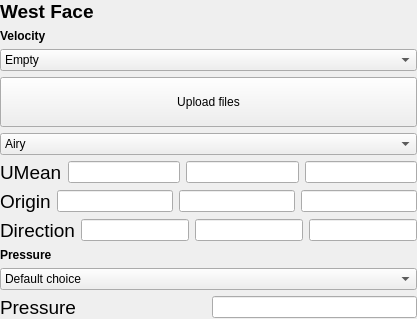
         <widget class="QWidget" name="D_West">
          <layout class="QVBoxLayout" name="verticalLayout_36">
           <property name="leftMargin">
            <number>0</number>
           </property>
           <property name="topMargin">
            <number>0</number>
           </property>
           <property name="rightMargin">
            <number>0</number>
           </property>
           <property name="bottomMargin">
            <number>0</number>
           </property>
           <item>
            <widget class="QLabel" name="GeoA_InterfaceLabel_13">
             <property name="font">
              <font>
               <pointsize>14</pointsize>
              </font>
             </property>
             <property name="text">
              <string>&lt;html&gt;&lt;head/&gt;&lt;body&gt;&lt;p&gt;&lt;span style=&quot; font-weight:600;&quot;&gt;West Face&lt;/span&gt;&lt;/p&gt;&lt;/body&gt;&lt;/html&gt;</string>
             </property>
            </widget>
           </item>
           <item>
            <widget class="QLabel" name="label_32">
             <property name="font">
              <font>
               <weight>75</weight>
               <bold>true</bold>
              </font>
             </property>
             <property name="text">
              <string>Velocity</string>
             </property>
            </widget>
           </item>
           <item>
            <widget class="QComboBox" name="comboBox_5">
             <item>
              <property name="text">
               <string>Empty</string>
              </property>
             </item>
             <item>
              <property name="text">
               <string>Inlet: Constant velocity</string>
              </property>
             </item>
             <item>
              <property name="text">
               <string>Inlet: Wave input</string>
              </property>
             </item>
             <item>
              <property name="text">
               <string>Inlet: Time-varying uniform velocity</string>
              </property>
             </item>
             <item>
              <property name="text">
               <string>Inlet: Time-varying non-uniform velocity</string>
              </property>
             </item>
             <item>
              <property name="text">
               <string>Outlet: Phase-mean velocity</string>
              </property>
             </item>
             <item>
              <property name="text">
               <string>Outlet: flowRateOutletVelocity</string>
              </property>
             </item>
             <item>
              <property name="text">
               <string>Outlet: inletOutlet</string>
              </property>
             </item>
             <item>
              <property name="text">
               <string>Wall: noSlip</string>
              </property>
             </item>
            </widget>
           </item>
           <item>
            <widget class="QPushButton" name="pushButton_4">
             <property name="text">
              <string>
Upload files
</string>
             </property>
            </widget>
           </item>
           <item>
            <widget class="QComboBox" name="comboBox_6">
             <item>
              <property name="text">
               <string>Airy</string>
              </property>
             </item>
             <item>
              <property name="text">
               <string>Stokes2</string>
              </property>
             </item>
             <item>
              <property name="text">
               <string>Stokes5</string>
              </property>
             </item>
             <item>
              <property name="text">
               <string>Solitary</string>
              </property>
             </item>
             <item>
              <property name="text">
               <string>Custom</string>
              </property>
             </item>
            </widget>
           </item>
           <item>
            <layout class="QHBoxLayout" name="horizontalLayout_2">
             <item>
              <widget class="QLabel" name="label_26">
               <property name="font">
                <font>
                 <pointsize>14</pointsize>
                </font>
               </property>
               <property name="text">
                <string>UMean</string>
               </property>
              </widget>
             </item>
             <item>
              <widget class="QLineEdit" name="lineEdit_59"/>
             </item>
             <item>
              <widget class="QLineEdit" name="lineEdit_60"/>
             </item>
             <item>
              <widget class="QLineEdit" name="lineEdit_61"/>
             </item>
            </layout>
           </item>
           <item>
            <layout class="QHBoxLayout" name="horizontalLayout_60">
             <item>
              <widget class="QLabel" name="label_29">
               <property name="font">
                <font>
                 <pointsize>14</pointsize>
                </font>
               </property>
               <property name="text">
                <string>Origin</string>
               </property>
              </widget>
             </item>
             <item>
              <widget class="QLineEdit" name="lineEdit_62"/>
             </item>
             <item>
              <widget class="QLineEdit" name="lineEdit_63"/>
             </item>
             <item>
              <widget class="QLineEdit" name="lineEdit_64"/>
             </item>
            </layout>
           </item>
           <item>
            <layout class="QHBoxLayout" name="horizontalLayout_63">
             <item>
              <widget class="QLabel" name="label_31">
               <property name="font">
                <font>
                 <pointsize>14</pointsize>
                </font>
               </property>
               <property name="text">
                <string>Direction</string>
               </property>
              </widget>
             </item>
             <item>
              <widget class="QLineEdit" name="lineEdit_65"/>
             </item>
             <item>
              <widget class="QLineEdit" name="lineEdit_66"/>
             </item>
             <item>
              <widget class="QLineEdit" name="lineEdit_67"/>
             </item>
            </layout>
           </item>
           <item>
            <widget class="QLabel" name="label_35">
             <property name="font">
              <font>
               <weight>75</weight>
               <bold>true</bold>
              </font>
             </property>
             <property name="text">
              <string>Pressure</string>
             </property>
            </widget>
           </item>
           <item>
            <widget class="QComboBox" name="comboBox_7">
             <item>
              <property name="text">
               <string>Default choice</string>
              </property>
             </item>
             <item>
              <property name="text">
               <string>Inlet / Outlet / Wall: Zero gradient</string>
              </property>
             </item>
             <item>
              <property name="text">
               <string>Inlet: Calculated pressure</string>
              </property>
             </item>
             <item>
              <property name="text">
               <string>Outlet: Total pressure</string>
              </property>
             </item>
             <item>
              <property name="text">
               <string>Wall: Fixed flux</string>
              </property>
             </item>
            </widget>
           </item>
           <item>
            <layout class="QHBoxLayout" name="horizontalLayout_61" stretch="1,1">
             <item>
              <widget class="QLabel" name="label_36">
               <property name="font">
                <font>
                 <pointsize>14</pointsize>
                </font>
               </property>
               <property name="text">
                <string>Pressure</string>
               </property>
              </widget>
             </item>
             <item>
              <widget class="QLineEdit" name="lineEdit_70"/>
             </item>
            </layout>
           </item>
          </layout>
         </widget>
